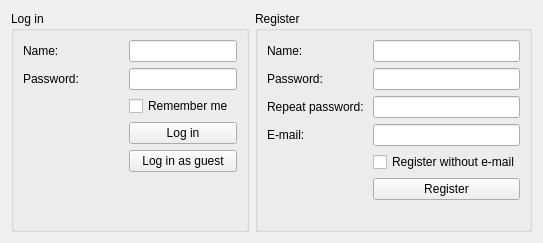
      <widget class="QWidget" name="tabLogIn">
       <attribute name="title">
        <string>Log in</string>
       </attribute>
       <layout class="QHBoxLayout" name="horizontalLayout">
        <item>
         <widget class="QGroupBox" name="grbLogIn">
          <property name="title">
           <string>Log in</string>
          </property>
          <layout class="QFormLayout" name="formLayout">
           <item row="0" column="0">
            <widget class="QLabel" name="lblLoginName">
             <property name="text">
              <string>&lt;html&gt;&lt;head/&gt;&lt;body&gt;&lt;p&gt;Name:&lt;/p&gt;&lt;/body&gt;&lt;/html&gt;</string>
             </property>
            </widget>
           </item>
           <item row="0" column="1">
            <widget class="QLineEdit" name="leLoginName"/>
           </item>
           <item row="1" column="0">
            <widget class="QLabel" name="lblLoginPassword">
             <property name="text">
              <string>Password:</string>
             </property>
            </widget>
           </item>
           <item row="1" column="1">
            <widget class="QLineEdit" name="leLoginPassword"/>
           </item>
           <item row="2" column="1">
            <widget class="QCheckBox" name="cbLoginRememberMe">
             <property name="text">
              <string>Remember me</string>
             </property>
            </widget>
           </item>
           <item row="3" column="1">
            <widget class="QPushButton" name="btnLogIn">
             <property name="text">
              <string>Log in</string>
             </property>
            </widget>
           </item>
           <item row="4" column="1">
            <widget class="QPushButton" name="btnLogInAsGuest">
             <property name="text">
              <string>Log in as guest</string>
             </property>
            </widget>
           </item>
           <item row="2" column="0">
            <spacer name="hosLogIn">
             <property name="orientation">
              <enum>Qt::Horizontal</enum>
             </property>
             <property name="sizeHint" stdset="0">
              <size>
               <width>100</width>
               <height>20</height>
              </size>
             </property>
            </spacer>
           </item>
           <item row="5" column="1">
            <widget class="QLabel" name="lblLoginFeedback">
             <property name="text">
              <string/>
             </property>
            </widget>
           </item>
          </layout>
         </widget>
        </item>
        <item>
         <widget class="QGroupBox" name="grbRegister">
          <property name="title">
           <string>Register</string>
          </property>
          <layout class="QFormLayout" name="formLayout_2">
           <item row="0" column="0">
            <widget class="QLabel" name="lblRegisterName">
             <property name="text">
              <string>Name:</string>
             </property>
            </widget>
           </item>
           <item row="0" column="1">
            <widget class="QLineEdit" name="leRegisterName"/>
           </item>
           <item row="1" column="0">
            <widget class="QLabel" name="lblRegisterPassword">
             <property name="text">
              <string>Password:</string>
             </property>
            </widget>
           </item>
           <item row="1" column="1">
            <widget class="QLineEdit" name="leRegisterPassword"/>
           </item>
           <item row="2" column="0">
            <widget class="QLabel" name="lblRegisterRepeatPassword">
             <property name="text">
              <string>Repeat password:</string>
             </property>
            </widget>
           </item>
           <item row="2" column="1">
            <widget class="QLineEdit" name="leRegisterRepeatPassword"/>
           </item>
           <item row="3" column="0">
            <widget class="QLabel" name="lblRegisterEmail">
             <property name="text">
              <string>E-mail:</string>
             </property>
            </widget>
           </item>
           <item row="3" column="1">
            <widget class="QLineEdit" name="leRegisterEmail"/>
           </item>
           <item row="4" column="1">
            <widget class="QCheckBox" name="cbRegisterWithoutEmail">
             <property name="text">
              <string>Register without e-mail</string>
             </property>
            </widget>
           </item>
           <item row="5" column="1">
            <widget class="QPushButton" name="btnRegister">
             <property name="text">
              <string>Register</string>
             </property>
            </widget>
           </item>
           <item row="4" column="0">
            <spacer name="hosRegister">
             <property name="orientation">
              <enum>Qt::Horizontal</enum>
             </property>
             <property name="sizeHint" stdset="0">
              <size>
               <width>100</width>
               <height>20</height>
              </size>
             </property>
            </spacer>
           </item>
           <item row="6" column="1">
            <widget class="QLabel" name="lblRegisterFeedback">
             <property name="text">
              <string/>
             </property>
            </widget>
           </item>
          </layout>
         </widget>
        </item>
       </layout>
      </widget>
